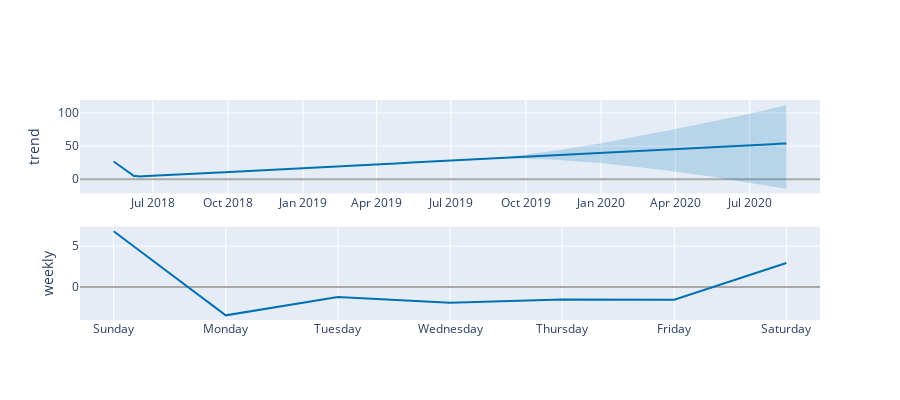

The notebook cell this image was saved under:
### Code cell
from prophet.plot import plot_plotly, plot_components_plotly

plot_plotly(m, forecast)
plot_components_plotly(m, forecast)

### Figure 1 — Plotly figure (JSON) as saved in the notebook; plotly's stock layout.template omitted (floating-point values rounded to 4 significant figures; data arrays with more than 128 entries replaced by an {"elided": "..."} marker saying what was removed)
{"data": [{"line": {"color": "#0072B2", "width": 2}, "mode": "lines", "name": "trend", "type": "scatter", "x": {"elided": "561 str values"}, "xaxis": "x", "y": {"elided": "561 float values"}, "yaxis": "y"}, {"line": {"color": "rgba(0, 114, 178, 0.2)", "width": 0}, "mode": "lines", "name": "trend_upper", "type": "scatter", "x": {"elided": "561 str values"}, "xaxis": "x", "y": {"elided": "561 float values"}, "yaxis": "y"}, {"fill": "tonexty", "fillcolor": "rgba(0, 114, 178, 0.2)", "line": {"color": "rgba(0, 114, 178, 0.2)", "width": 0}, "mode": "lines", "name": "trend_lower", "type": "scatter", "x": {"elided": "561 str values"}, "xaxis": "x", "y": {"elided": "561 float values"}, "yaxis": "y"}, {"line": {"color": "#0072B2", "width": 2}, "mode": "lines", "name": "weekly", "type": "scatter", "x": ["2017-01-01T00:00:00", "2017-01-02T00:00:00", "2017-01-03T00:00:00", "2017-01-04T00:00:00", "2017-01-05T00:00:00", "2017-01-06T00:00:00", "2017-01-07T00:00:00"], "xaxis": "x2", "y": [6.812, -3.475, -1.223, -1.925, -1.531, -1.575, 2.917], "yaxis": "y2"}], "layout": {"height": 400, "showlegend": false, "width": 900, "xaxis": {"anchor": "y", "domain": [0, 1], "range": ["2018-04-02T19:12:00", "2020-09-25T04:48:00"], "type": "date"}, "xaxis2": {"anchor": "y2", "domain": [0, 1], "range": ["2016-12-31T16:48:00", "2017-01-07T07:12:00"], "tickformat": "%A", "type": "date"}, "yaxis": {"anchor": "x", "domain": [0.575, 1], "rangemode": "normal", "title": {"text": "trend"}, "zerolinecolor": "#AAA"}, "yaxis2": {"anchor": "x2", "domain": [0, 0.425], "title": {"text": "weekly"}, "zerolinecolor": "#AAA"}}}
